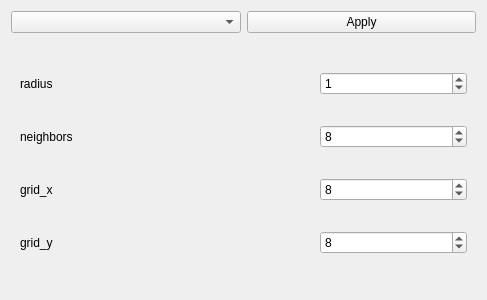
<?xml version="1.0" encoding="UTF-8"?>
<ui version="4.0">
 <class>FaceRecognizerSelectorWidget</class>
 <widget class="QWidget" name="FaceRecognizerSelectorWidget">
  <property name="windowModality">
   <enum>Qt::ApplicationModal</enum>
  </property>
  <property name="geometry">
   <rect>
    <x>0</x>
    <y>0</y>
    <width>487</width>
    <height>300</height>
   </rect>
  </property>
  <property name="focusPolicy">
   <enum>Qt::NoFocus</enum>
  </property>
  <property name="windowTitle">
   <string>FaceRecognizerSelector</string>
  </property>
  <layout class="QGridLayout" name="gridLayout">
   <item row="0" column="0">
    <widget class="QComboBox" name="comboBox"/>
   </item>
   <item row="0" column="1">
    <widget class="QPushButton" name="pushButton">
     <property name="text">
      <string>Apply</string>
     </property>
    </widget>
   </item>
   <item row="1" column="0" colspan="2">
    <widget class="QStackedWidget" name="stackedWidget">
     <property name="currentIndex">
      <number>3</number>
     </property>
     <widget class="QWidget" name="page_select"/>
     <widget class="QWidget" name="page_eigen">
      <layout class="QGridLayout" name="gridLayout_3">
       <item row="0" column="0">
        <widget class="QFrame" name="frame">
         <property name="frameShape">
          <enum>QFrame::StyledPanel</enum>
         </property>
         <property name="frameShadow">
          <enum>QFrame::Raised</enum>
         </property>
         <layout class="QGridLayout" name="gridLayout_2">
          <item row="0" column="0">
           <widget class="QLabel" name="label_eigen">
            <property name="text">
             <string>num_components</string>
            </property>
           </widget>
          </item>
          <item row="0" column="1">
           <widget class="QSpinBox" name="spinBox_eigenNumComponents">
            <property name="maximum">
             <number>99</number>
            </property>
            <property name="value">
             <number>80</number>
            </property>
           </widget>
          </item>
         </layout>
        </widget>
       </item>
      </layout>
     </widget>
     <widget class="QWidget" name="page_fisher">
      <layout class="QGridLayout" name="gridLayout_4">
       <item row="0" column="0">
        <widget class="QLabel" name="label_eigen_2">
         <property name="text">
          <string>num_components</string>
         </property>
        </widget>
       </item>
       <item row="0" column="1">
        <widget class="QSpinBox" name="spinBox_fisherNumComponents">
         <property name="maximum">
          <number>99</number>
         </property>
         <property name="value">
          <number>80</number>
         </property>
        </widget>
       </item>
      </layout>
     </widget>
     <widget class="QWidget" name="page_lbph">
      <layout class="QGridLayout" name="gridLayout_5">
       <item row="0" column="0" colspan="2">
        <widget class="QLabel" name="label_eigen_3">
         <property name="text">
          <string>radius</string>
         </property>
        </widget>
       </item>
       <item row="0" column="2">
        <widget class="QSpinBox" name="spinBox_lbphRadius">
         <property name="maximum">
          <number>99</number>
         </property>
         <property name="value">
          <number>1</number>
         </property>
        </widget>
       </item>
       <item row="2" column="0" colspan="2">
        <widget class="QLabel" name="label_eigen_5">
         <property name="text">
          <string>grid_x</string>
         </property>
        </widget>
       </item>
       <item row="2" column="2">
        <widget class="QSpinBox" name="spinBox_lbphGridX">
         <property name="maximum">
          <number>99</number>
         </property>
         <property name="value">
          <number>8</number>
         </property>
        </widget>
       </item>
       <item row="3" column="0" colspan="2">
        <widget class="QLabel" name="label_eigen_6">
         <property name="text">
          <string>grid_y</string>
         </property>
        </widget>
       </item>
       <item row="3" column="2">
        <widget class="QSpinBox" name="spinBox_lbphGridY">
         <property name="maximum">
          <number>99</number>
         </property>
         <property name="value">
          <number>8</number>
         </property>
        </widget>
       </item>
       <item row="1" column="2">
        <widget class="QSpinBox" name="spinBox_lbphNeighbors">
         <property name="maximum">
          <number>99</number>
         </property>
         <property name="value">
          <number>8</number>
         </property>
        </widget>
       </item>
       <item row="1" column="0" colspan="2">
        <widget class="QLabel" name="label_eigen_4">
         <property name="text">
          <string>neighbors</string>
         </property>
        </widget>
       </item>
      </layout>
     </widget>
    </widget>
   </item>
  </layout>
 </widget>
 <resources/>
 <connections/>
</ui>
